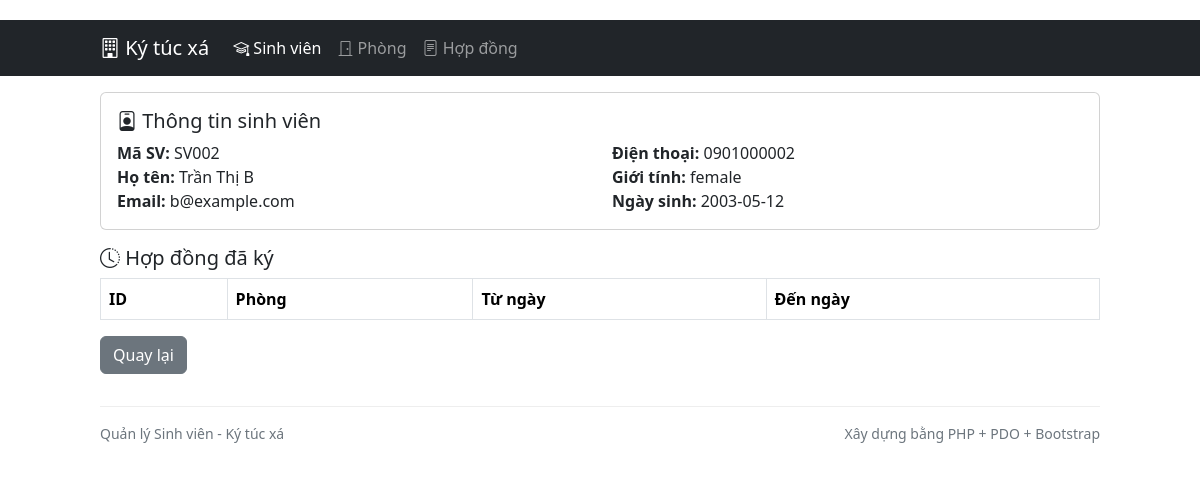
The page /index.php?r=students/show&id=2 on the database its author committed.
### tables this page shows
CREATE TABLE IF NOT EXISTS `students` (
  `id` INT UNSIGNED NOT NULL AUTO_INCREMENT,
  `student_code` VARCHAR(20) NOT NULL,
  `full_name` VARCHAR(100) NOT NULL,
  `email` VARCHAR(120) NOT NULL,
  `phone` VARCHAR(20) NULL,
  `gender` ENUM('male','female','') NOT NULL DEFAULT '',
  `dob` DATE NULL,
  `created_at` DATETIME NOT NULL,
  PRIMARY KEY (`id`),
  UNIQUE KEY `uniq_students_code` (`student_code`),
  UNIQUE KEY `uniq_students_email` (`email`)
);

### controllers/StudentController.php (called while the page is built, shortened)
<?php
require_once __DIR__ . '/../models/Student.php';
class StudentController {
    public function show(): string {
        $id = (int)($_GET['id'] ?? 0);
        $student = Student::find($this->pdo, $id);
        $contracts = Student::contracts($this->pdo, $id);
        $content = render_view('students/show', ['student' => $student, 'contracts' => $contracts]);
        return render_view('layout', [
            'title' => 'Chi tiết sinh viên',
            'content' => $content,
        ]);
    }
}

### models/Student.php (called while the page is built, shortened)
<?php
class Student {
    public static function find(PDO $pdo, int $id): ?array {
        $stmt = $pdo->prepare('SELECT * FROM students WHERE id = ?');
        $stmt->execute([$id]);
        $row = $stmt->fetch();
        return $row ?: null;
    }
}

### views/students/show.php (the view, shortened to what this page needs)
<div class="card mb-3">
  <div class="card-body">
    <h5 class="card-title"><i class="bi bi-person-badge"></i> Thông tin sinh viên</h5>
    <div class="row">
      <div class="col-md-6">
        <div><strong>Mã SV:</strong> <?= h($student['student_code']) ?></div>
        <div><strong>Họ tên:</strong> <?= h($student['full_name']) ?></div>
        <div><strong>Email:</strong> <?= h($student['email']) ?></div>
      </div>
      <div class="col-md-6">
        <div><strong>Điện thoại:</strong> <?= h($student['phone']) ?></div>
        <div><strong>Giới tính:</strong> <?= h($student['gender']) ?></div>
        <div><strong>Ngày sinh:</strong> <?= h($student['dob']) ?></div>
      </div>
    </div>
  </div>
</div>
<h5><i class="bi bi-clock-history"></i> Hợp đồng đã ký</h5>
<div class="table-responsive">
  <table class="table table-bordered table-striped">
    <thead>
      <tr>
        <th>ID</th><th>Phòng</th><th>Từ ngày</th><th>Đến ngày</th>
      </tr>
    </thead>
  </table>
</div>
<a class="btn btn-secondary" href="<?= h(base_url('index.php?r=students/index')) ?>">Quay lại</a>

### views/layout.php (style rules this page uses)
body { padding-top: 20px; }
a { text-decoration: none; }

### rows shown on the page
students: student_code "SV002", full_name "Trần Thị B", email "b@example.com", phone "0901000002", gender "female", dob "2003-05-12"

### other values the page prints
APP_NAME "Quản lý Sinh viên - Ký túc xá"
